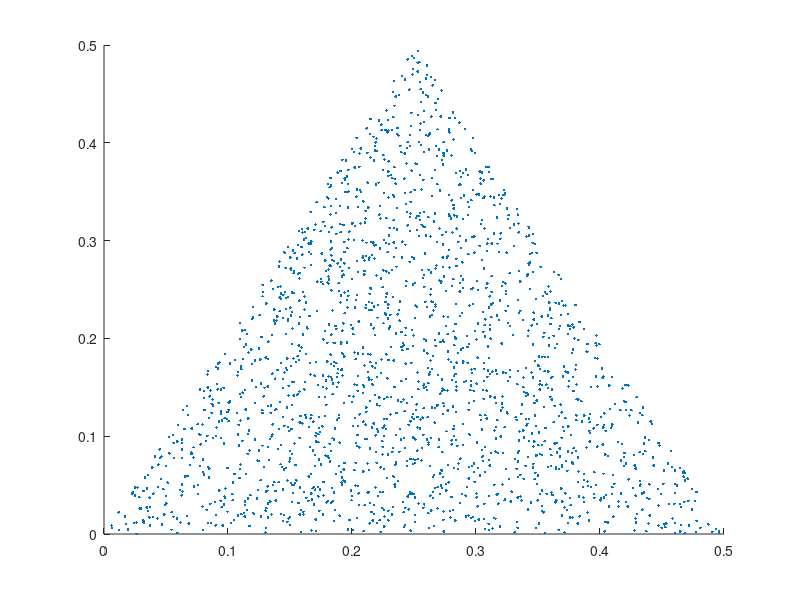
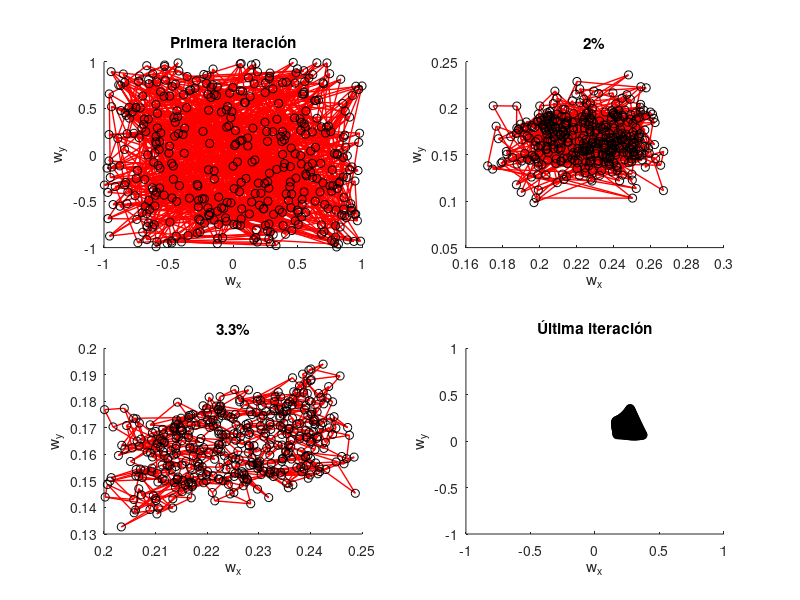

Reproduce these figures in MATLAB, in order.
%Federico Pérez Boco 96777 - Redes Neuronales

close all
clear all

%% Configuración
N = 2000; %nro de puntos por dimensión
Nn = 20; %nro de neuronas
n = 0.1; %cte aprendizaje
s_iter = 300; %iteraciones con el mismo sigma
s0 = 20; %sigma inicial
sf = 5; %sigma final
iMAX = N/s_iter; %cant. máxima de iteraciones

%% Genero distribución uniforme en círculo unitario
%http://mathworld.wolfram.com/DiskPointPicking.html

%circulo
% r = rand(1,N); %uniforme [0,1]
% t = rand(1,N)*2pi; %uniforme [0,2pi)
% x = sqrt(r).*cos(t); %a circ unitario
% y = sqrt(r).*sin(t); %a circ unitario

%triangulo
j = 0;
x = zeros(1,N);
while( j < N)
    auxx = rand;
    auxy = rand;
    if(auxy < 2*auxx && auxy < -2*auxx+1)
        j = j + 1;
        x(j) = auxx;
        y(j) = auxy;
    end
end

figure
scatter(x,y,'.g')

%% Entreno matriz de pesos sinápticos

wx = 2*rand(Nn,Nn)-1;
wy = 2*rand(Nn,Nn)-1;
s = logspace(log10(sf), log10(s0), iMAX + 1);	
s = fliplr(s);
t = 0; %iteración
is = 0;
ix = 1:Nn;
iy = 1:Nn;


%para cada muestra
for m = 1:N

    %ajusto sigma
    sigma = s(ceil(m / s_iter + 0.001));

    %busco ganadora
    d = sqrt(((abs(x(m)-wx)).^2) + ((abs(y(m)-wy)).^2)); % distancia
    [Igan, Jgan] = find(d==min(min(d)));
    G = [Igan(1) Jgan(1)]; %ganadora, (1) por si hay más de 1 mínimo
    
    %actualizo vecindad
    for i = 1 : Nn
        for j = 1 : Nn
            dist = sqrt((i - G(1))^2 + (j - G(2))^2);
            V = exp(-1.*((dist).^2)./(2*(sigma^2))); %vecindad
            dwx(i, j) = n*V.*(x(m)-wx(i,j));
            dwy(i, j) = n*V.*(y(m)-wy(i,j));
        end
    end
    
    W{m,1} = wx; %para plotear
    W{m,2} = wy; %para plotear
    
    %actualizo matriz de pesos
    wx = wx + dwx;
    wy = wy + dwy;
    
    %aumento contadores
    t = t + 1; %contador de iteracion
    is = is + 1; %contador de iteraciones con mismo sigma
    m = m + 1; %contador de muestra

end
  

%% Plot

figure

subplot(2,2,1)
hold on;
plot(W{1,1},  W{1,2}, 'r', 'LineWidth', 1)
plot(W{1,1}', W{1,2}','r', 'LineWidth', 1)
plot(W{1,1},  W{1,2}, 'ok');
axis([-1 1 -1 1])
title('Primera iteración');
xlabel('w_x')
ylabel('w_y')

subplot(2,2,2)
hold on;
plot(W{floor(end/50),1},  W{floor(end/50),2}, 'r', 'LineWidth', 1)
plot(W{floor(end/50),1}', W{floor(end/50),2}','r', 'LineWidth', 1)
plot(W{floor(end/50),1},  W{floor(end/50),2}, 'ok');

title('2%');
xlabel('w_x')
ylabel('w_y')

subplot(2,2,3)
hold on;
plot(W{floor(end/30),1},  W{floor(end/30),2}, 'r', 'LineWidth', 1)
plot(W{floor(end/30),1}', W{floor(end/30),2}','r', 'LineWidth', 1)
plot(W{floor(end/30),1},  W{floor(end/30),2}, 'ok');

title('3.3%');
xlabel('w_x')
ylabel('w_y')

subplot(2,2,4)
hold on;
plot(wx,  wy, 'r', 'LineWidth', 1)
plot(wx', wy','r', 'LineWidth', 1)
plot(wx,  wy, 'ok');
axis([-1 1 -1 1])
title('Última iteración');
xlabel('w_x')
ylabel('w_y')
